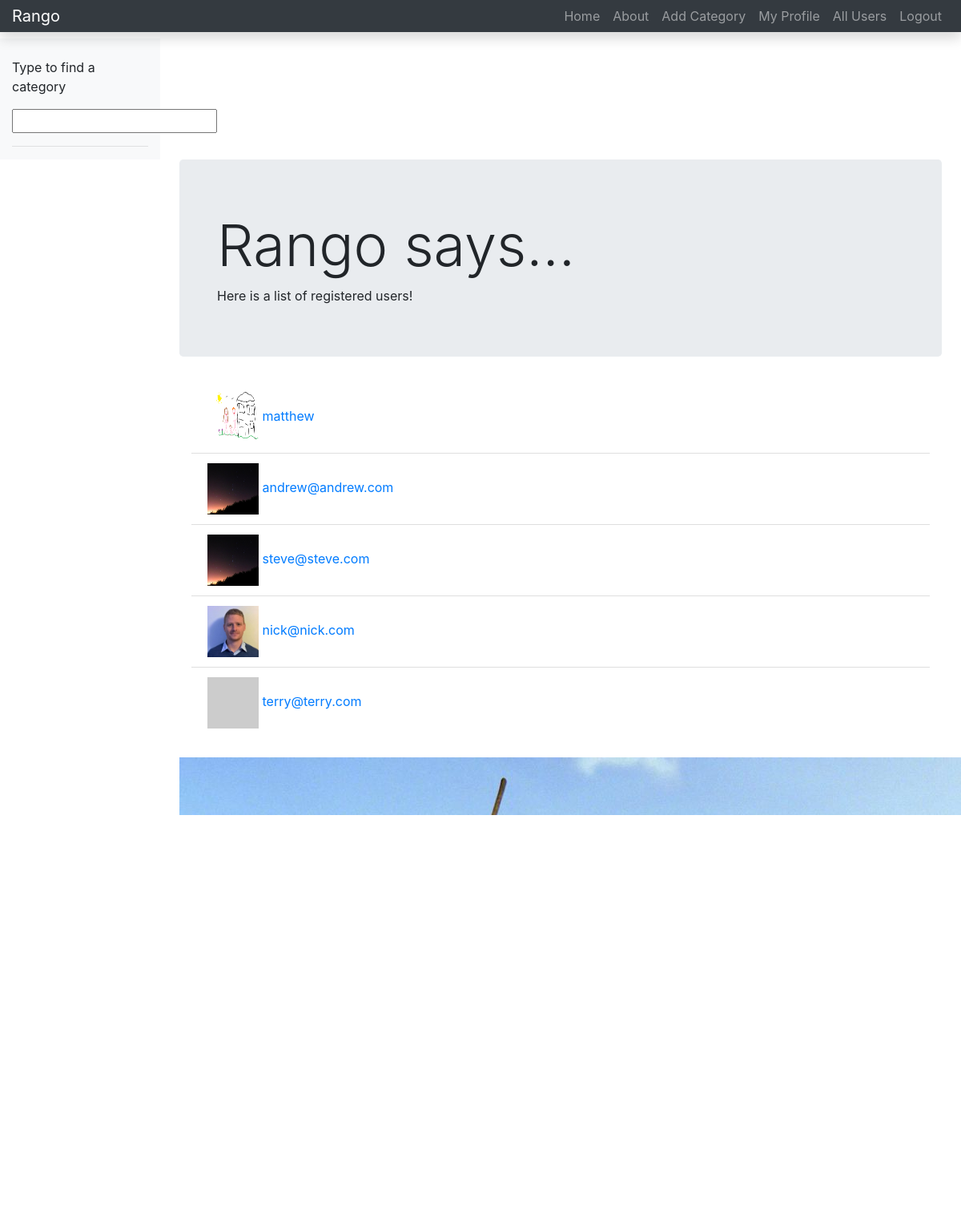
The page /rango/users/ (signed in) on the database its author committed.
### rango/models.py (models this page shows, shortened)
class UserProfile(models.Model):
    user = models.OneToOneField(User, on_delete=models.CASCADE)
    slug = models.SlugField(unique=False)
    max_length = 128
    name = models.CharField(max_length = max_length, blank=True)
    website = models.CharField(max_length = max_length, blank=True)
    picture = models.ImageField(upload_to='profile_images', blank=True)
    def __str__(self):
        return self.user.username

### rango/views.py (the view)
# urls.py: path('users/', views.user_list, name='user_list'),
@login_required
def user_list(request):
    user_list = UserProfile.objects.all()
    print(user_list)
    return render(request, 'rango/user_list.html', {'user_list': user_list})

### rango/templates/rango/user_list.html (shortened to what this page needs)
<!DOCTYPE html>
{% extends 'base_bootstrap_new.html' %}
{% load staticfiles %}
{% block body_block %}
	<div class="jumbotron">
		<div class="container">
			<h1 class="display-3">Rango says...</h1>
			Here is a list of registered users!
		</div>
    </div>
	<div class="container">
	{% if user_list %}
        <ul class="list-group list-group-flush">
			{% for userprofile in user_list %}
				<li class="list-group-item">
					{% if userprofile.picture %}
						<img width="64" height="64" src="{{ MEDIA_URL }}{{userprofile.picture}}" />
					{% else %}
						<img width="64" height="64" src="https://picsum.photos/64?random" />
					{% endif %}
						<a href="{% url 'rango:profile' userprofile.user.id %}">{{ userprofile.user.username }}</a></li>
			{% endfor %}
		</ul>
	{% else %}
		There are no registered users
	{% endif %}
    </div>
{% endblock %}

### rows shown on the page
UserProfile: picture (picture), user.username "matthew"
UserProfile: picture (picture), user.username "andrew@andrew.com"
UserProfile: picture (picture), user.username "steve@steve.com"
UserProfile: picture (picture), user.username "nick@nick.com"
UserProfile: user.username "terry@terry.com"
